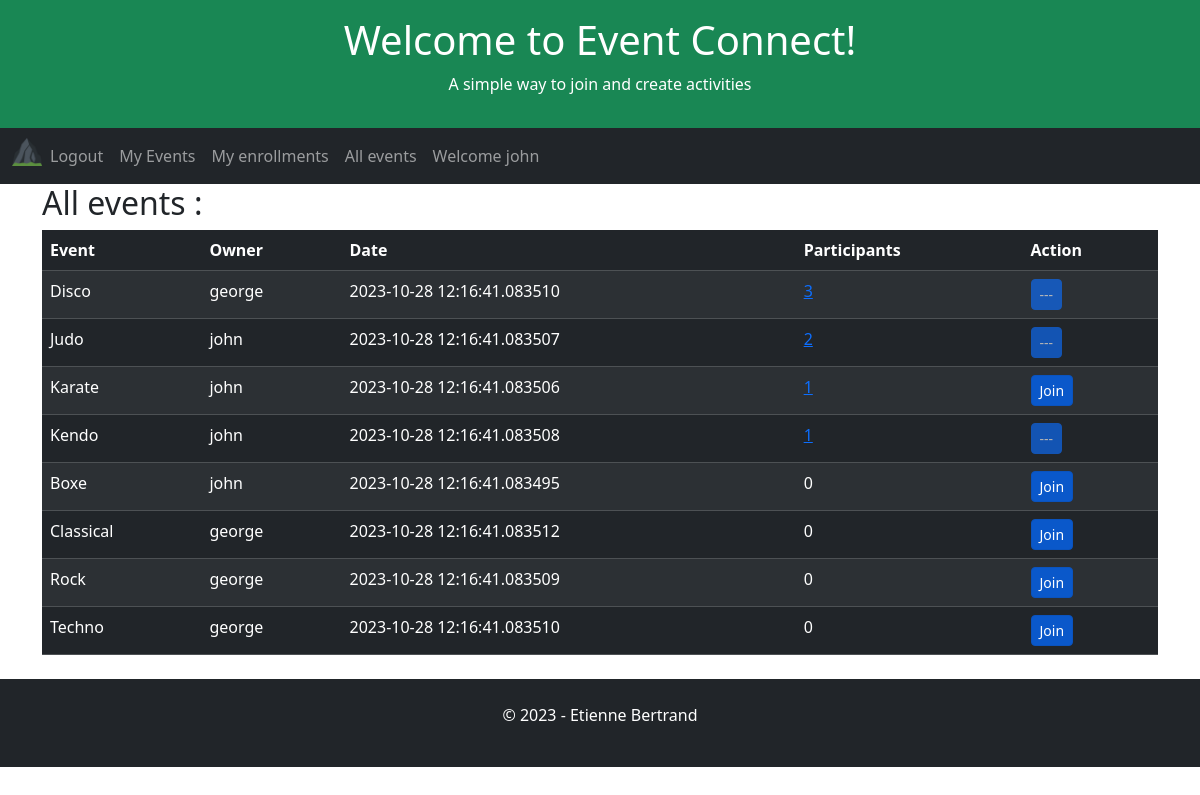
The app's page /all-events (signed in), older data.
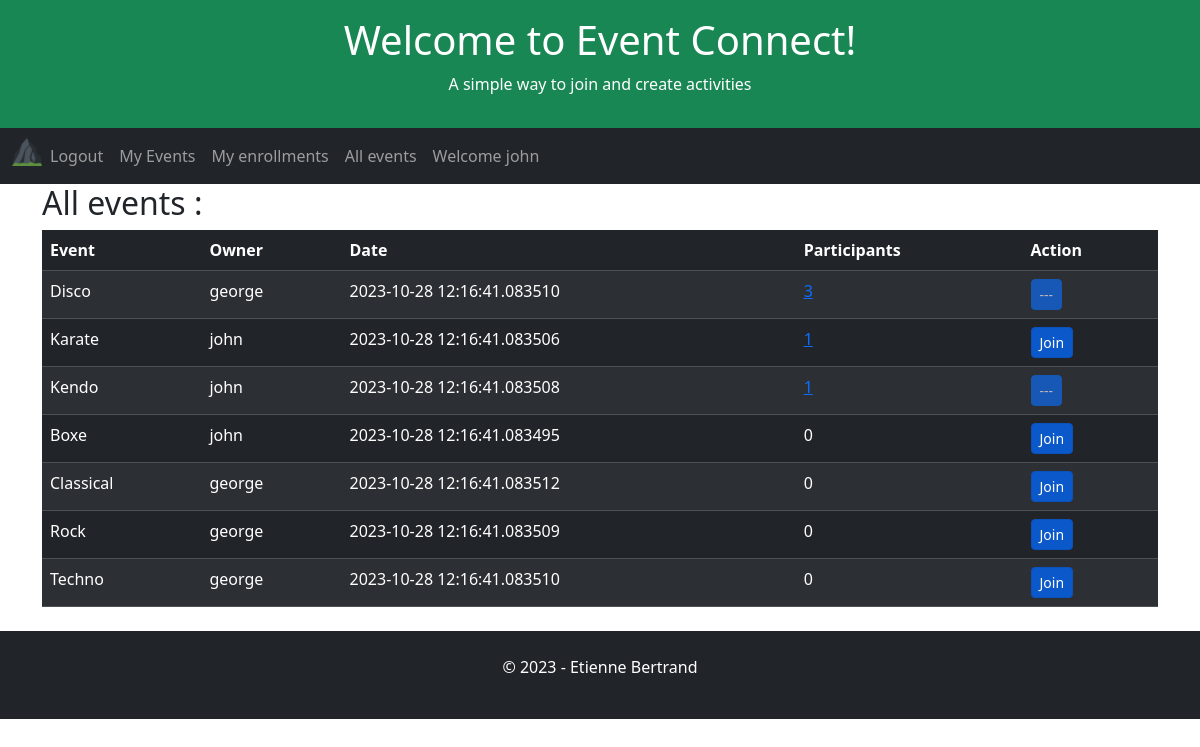
The same page, newer data.
### app/models.py (models this page shows, shortened)
class Event(db.Model):
    id = db.Column(db.Integer, primary_key=True)
    user_id = db.Column(db.Integer, db.ForeignKey('user.id', name='fk_event_user'), nullable=False)
    title = db.Column(db.String(255), nullable=False)
    date = db.Column(db.DateTime, index=True, default=datetime.utcnow)

### app/routes.py (the view)
@app.route('/all-events', methods=['GET', 'POST', 'UPDATE'])
@login_required
def allEvents():
    global appName, appSlogan, appTitle, db
    userEnrollmentsAlias = alias(Enrollment)
    allEvents = db.session.query(
        Event.user_id,
        Event.id,
        User.username.label("owner"),
        Event.date,
        Event.title,
        userEnrollmentsAlias.c.user_id.label('can_join'),
        func.count(Enrollment.user_id).label('participants')
    ).outerjoin(User, Event.user_id == User.id
    ).outerjoin(Enrollment, Event.id == Enrollment.event_id
    ).outerjoin(userEnrollmentsAlias, and_(userEnrollmentsAlias.c.user_id == current_user.id, Event.id == userEnrollmentsAlias.c.event_id)
    ).group_by(
        Event.user_id,
        Event.date,
        Event.title,
        userEnrollmentsAlias.c.user_id
    ).order_by(
         func.count(Enrollment.user_id).label('participants').desc(),
         Event.title
    ).all()
    return render_template(
        'all-events.html',
        appName=appName,
        appTitle=appTitle,
        appSlogan=appSlogan,
        allEvents=allEvents
    )

### app/__init__.py (called while the page is built)
    def _fk_pragma_on_connect(dbapi_con, con_record):  # noqa
        dbapi_con.execute('pragma foreign_keys=ON')

### app/models.py (called while the page is built)
@login.user_loader
def load_user(id):
    return User.query.get(int(id))

### app/templates/all-events.html (shortened to what this page needs)
{% extends "home.html" %}
{% block content %}
    <h2>All events :</h2>
        <table class="table table-dark table-hover table-striped">
            <thead>
            <tr>
                <th>Event</th>
                <th>Owner</th>
                <th>Date</th>
                <th>Participants</th>
                <th>Action</th>
            </tr>
            </thead>
            <tbody>
                {% for event in allEvents %}
                    <tr>
                        <td>{{ event.title }}</td>
                        <td>{{ event.owner }}</td>
                        <td>{{ event.date }}</td>
                        {% if event.participants > 0 %}
                        <td><a href="{{ url_for('eventEnrollments') }}/{{event.id}}" aria-pressed="true">{{ event.participants }}</a></td>
                        {% else %}
                        <td>{{ event.participants }}</td>
                    {% endif %}
                        <td>
                            <form method="POST" action="{{ url_for('enrollment')}}">
                                {% if event.can_join == None %}
                                <button type="submit" class="btn btn-primary btn-sm active" role="button" aria-pressed="true">Join</button>
                                {% else %}
                                <button type="submit" class="btn btn-primary btn-sm disabled" role="button" aria-pressed="true">---</button>
                                {% endif %}
                            </form>
                        </td>
                    </tr>
                {% endfor %}
            </tbody>
        </table>
{% endblock %}

Row changes from the older to the newer data that the page shows:
removed Event: title "Judo", owner "john", date "2023-10-28 12:16:41.083507", participants "2"
